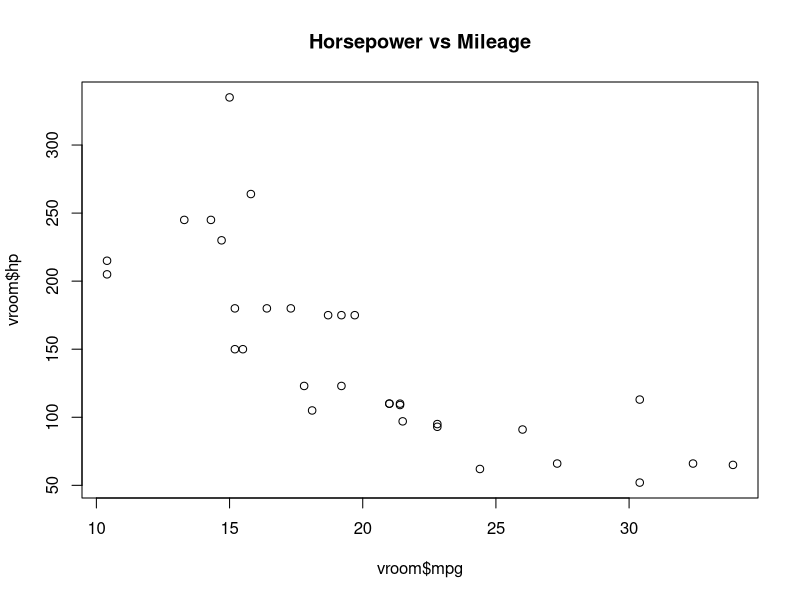

Write the R code that produced this figure.



data("mtcars")
vroom <- mtcars

# check class of vroom
class(vroom)

# scatterplot of hp on y and mpg on x
plot(vroom$mpg,vroom$hp, main = "Horsepower vs Mileage")
